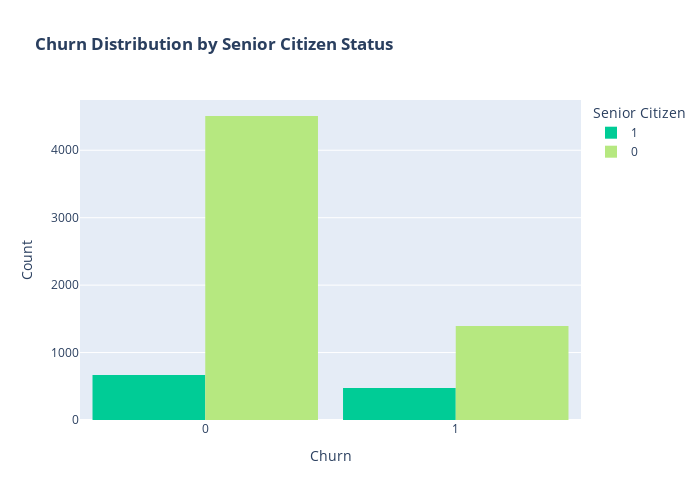

Notebook cell for this chart:
### Code cell
color_map = {1: '#00CC96', 0: '#B6E880'}  #  1 = Yes, 0 = No

# Create histogram
fig = px.histogram(
    dfdef,
    x="Churn",
    color="Senior Citizen",
    title="<b>Churn Distribution by Senior Citizen Status</b>",
    color_discrete_map=color_map,
    barmode="group"
)

fig.update_layout(
    width=700,
    height=500,
    bargap=0.1,
    xaxis_title="Churn",
    yaxis_title="Count"
)

fig.show()

### Figure 1 — Plotly figure (JSON) as saved in the notebook; plotly's stock layout.template omitted (floating-point values rounded to 4 significant figures; data arrays with more than 128 entries replaced by an {"elided": "..."} marker saying what was removed)
{"data": [{"alignmentgroup": "True", "bingroup": "x", "hovertemplate": "Senior Citizen=1<br>Churn=%{x}<br>count=%{y}<extra></extra>", "legendgroup": "1", "marker": {"color": "#00CC96", "pattern": {"shape": ""}}, "name": "1", "offsetgroup": "1", "orientation": "v", "showlegend": true, "type": "histogram", "x": {"elided": "1142 int values"}, "xaxis": "x", "yaxis": "y"}, {"alignmentgroup": "True", "bingroup": "x", "hovertemplate": "Senior Citizen=0<br>Churn=%{x}<br>count=%{y}<extra></extra>", "legendgroup": "0", "marker": {"color": "#B6E880", "pattern": {"shape": ""}}, "name": "0", "offsetgroup": "0", "orientation": "v", "showlegend": true, "type": "histogram", "x": {"elided": "5901 int values"}, "xaxis": "x", "yaxis": "y"}], "layout": {"bargap": 0.1, "barmode": "group", "height": 500, "legend": {"title": {"text": "Senior Citizen"}, "tracegroupgap": 0}, "title": {"text": "<b>Churn Distribution by Senior Citizen Status</b>"}, "width": 700, "xaxis": {"anchor": "y", "domain": [0, 1], "title": {"text": "Churn"}}, "yaxis": {"anchor": "x", "domain": [0, 1], "title": {"text": "Count"}}}}
